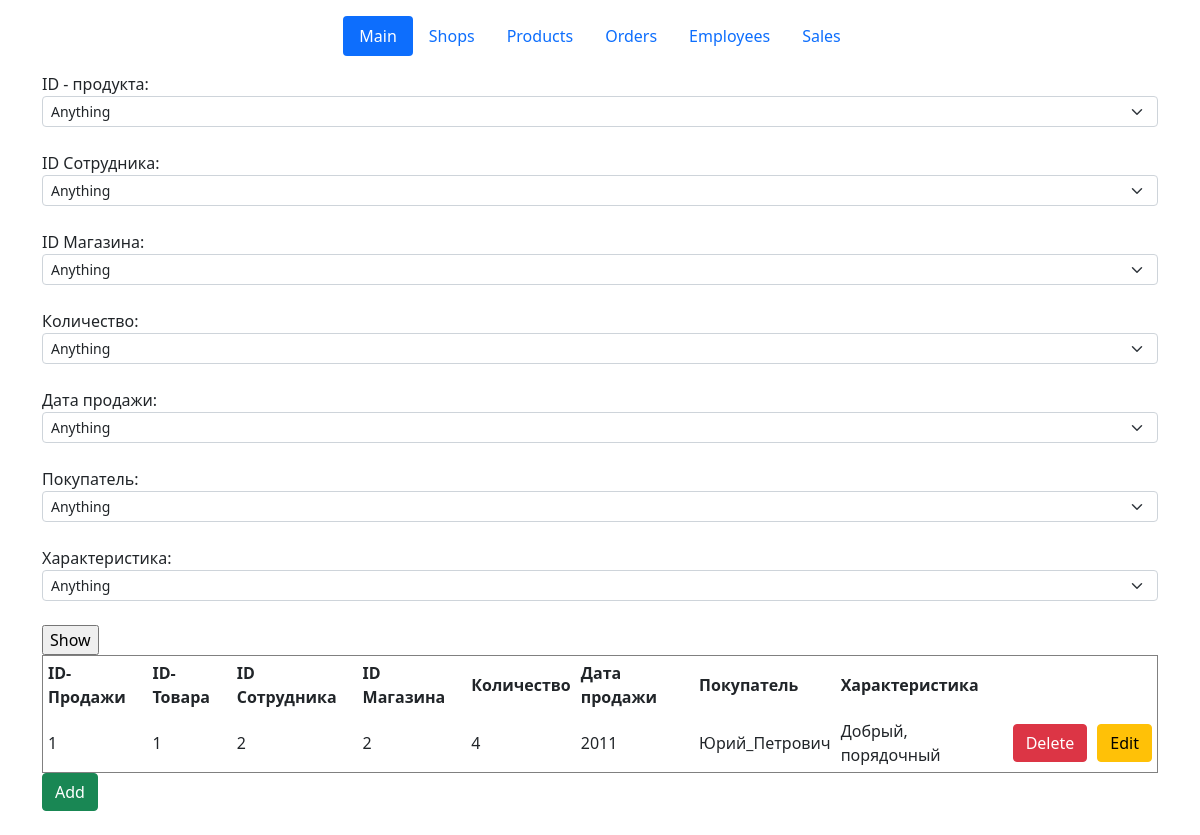
Before: /sales with the older database file.
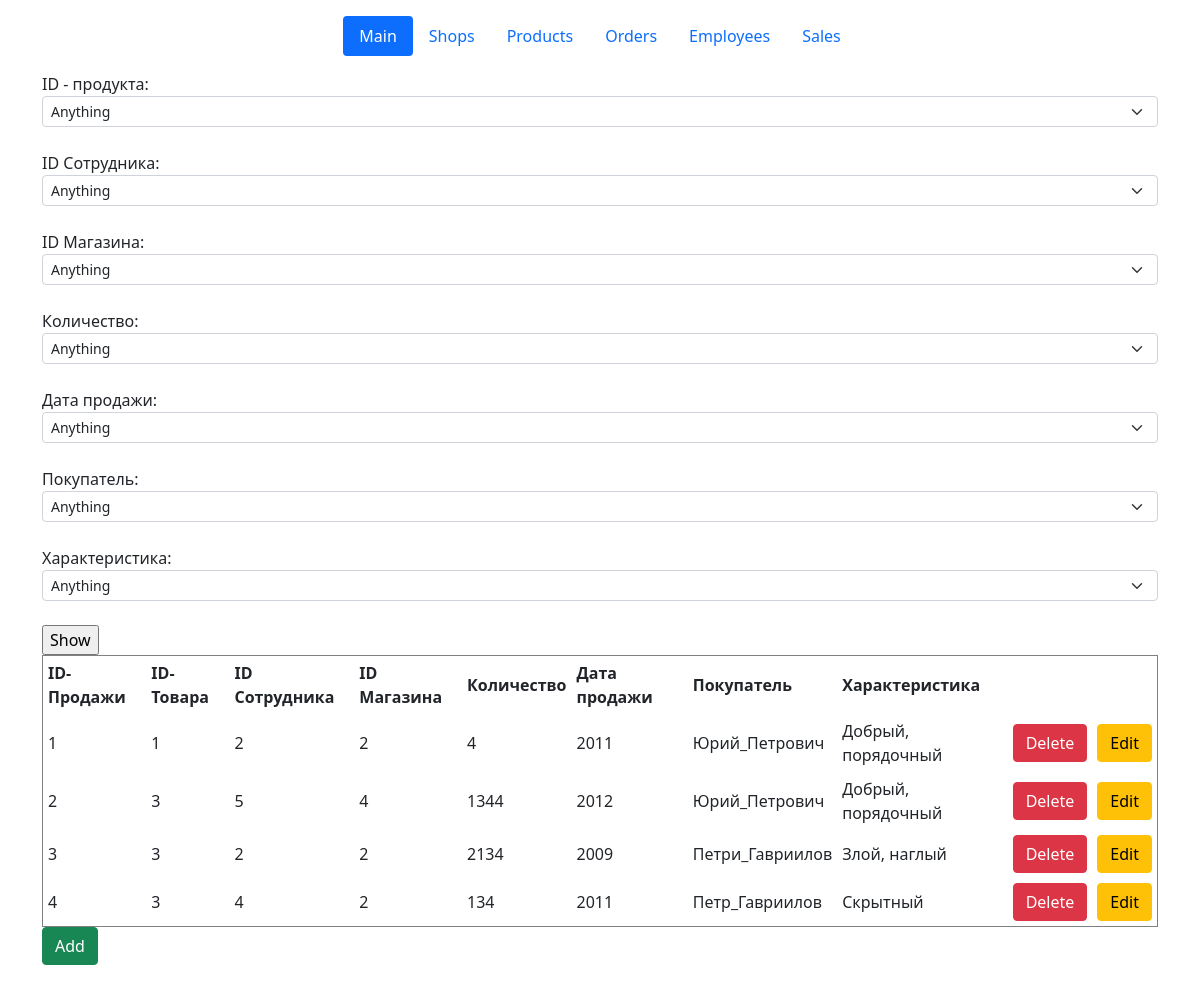
After: the same page with the newer database file.
### classes_file.py (models this page shows, shortened)
class Sales(db.Model):
    id_sale = db.Column(db.Integer, primary_key=True)
    id_product = db.Column(db.Integer, nullable=False)
    id_employee = db.Column(db.Integer, nullable=False)
    id_shop = db.Column(db.Integer, nullable=False)
    amount_sale = db.Column(db.Integer, nullable=False)
    date_sale = db.Column(db.Integer, nullable=False)
    name_buyer = db.Column(db.String(30), nullable=False)
    text_buyer = db.Column(db.Text, nullable=False)

### sales.py (the view)
@app.route('/sales')
def sales():
    if "action" in request.args:
        if request.args["action"] == "del":  # для обратобки кнопки delete
            id_sale = request.args['id']
            sale = Sales.query.get_or_404(id_sale)
            try:
                db.session.delete(sale)
                db.session.commit()
                return redirect("/sales")
            except:
                return "При удалении записи произошла ошибка"
        elif request.args["action"] == "choice":
            id_product_lst = [request.args['id_product']]
            id_employee_lst = [request.args['id_employee']]
            id_shop_lst = [request.args['id_shop']]
            amount_sale_lst = [request.args['amount_sale']]
            date_sale_lst = [request.args['date_sale']]
            name_buyer_lst = [request.args['name_buyer']]
            text_buyer_lst = [request.args['text_buyer']]
            if request.args['id_product'] == "any":
                temp = db.session.execute(f"SELECT id_product from Sales").fetchall()
                id_product_lst = [temp[i][0] for i in range(len(temp))]
            if request.args['id_employee'] == "any":
                temp = db.session.execute(f"SELECT id_employee from Sales").fetchall()
                id_employee_lst = [temp[i][0] for i in range(len(temp))]
            if request.args['id_shop'] == "any":
                temp = db.session.execute(f"SELECT id_shop from Sales").fetchall()
                id_shop_lst = [temp[i][0] for i in range(len(temp))]
            if request.args['amount_sale'] == "any":
                temp = db.session.execute(f"SELECT amount_sale from Sales").fetchall()
                amount_sale_lst = [temp[i][0] for i in range(len(temp))]
            if request.args['date_sale'] == "any":
                temp = db.session.execute(f"SELECT date_sale from Sales").fetchall()
                date_sale_lst = [temp[i][0] for i in range(len(temp))]
            if request.args['name_buyer'] == "any":
                temp = db.session.execute(f"SELECT name_buyer from Sales").fetchall()
                name_buyer_lst = [temp[i][0] for i in range(len(temp))]
            if request.args['text_buyer'] == "any":
                temp = db.session.execute(f"SELECT text_buyer from Sales").fetchall()
                text_buyer_lst = [temp[i][0] for i in range(len(temp))]
            table = db.session.query(Sales) \
                .filter(Sales.id_product.in_(id_product_lst)) \
                .filter(Sales.id_employee.in_(id_employee_lst)) \
                .filter(Sales.id_shop.in_(id_shop_lst)) \
                .filter(Sales.amount_sale.in_(amount_sale_lst)) \
                .filter(Sales.date_sale.in_(date_sale_lst)) \
                .filter(Sales.name_buyer.in_(name_buyer_lst)) \
                .filter(Sales.text_buyer.in_(text_buyer_lst))
            return render_template("sales.html", table=table)
        else:
            return redirect("/sales")
    else:
        table = Sales.query.order_by(Sales.id_sale).all()
        return render_template("Sales.html", table=table)

### templates/sales.html (shortened to what this page needs)
{% extends 'base.html' %}
{% block body %}
<form action="/order-choice" method="POST" id="data">
    ID - продукта:
    <select name="id_product" class="form-select form-select-sm">
        <option value="any" label = "Anything">
            {% for el in table %}
        <option value={{el.id_product}}  label = {{el.id_product}}>
            {% endfor %}
    </select>
    <br>ID Сотрудника:
    <select name="id_employee" class="form-select form-select-sm">
        <option value="any" label = "Anything">
            {% for el in table %}
        <option value={{el.id_employee}}  label = {{el.id_employee}}>
            {% endfor %}
    </select>
    <br>ID Магазина:
    <select name="id_shop" class="form-select form-select-sm">
        <option value="any" label = "Anything">
            {% for el in table %}
        <option value={{el.id_shop}}  label = {{el.id_shop}}>
            {% endfor %}
    </select>
    <br>Количество:
    <select name="amount_sale" class="form-select form-select-sm">
        <option value="any" label = "Anything">
            {% for el in table %}
        <option value={{el.amount_sale}}  label = {{el.amount_sale}}>
            {% endfor %}
    </select>
    <br>Дата продажи:
    <select name="date_sale" class="form-select form-select-sm">
        <option value="any" label = "Anything">
            {% for el in table %}
        <option value={{el.date_sale}}  label = {{el.date_sale}}>
            {% endfor %}
    </select>
    <br>Покупатель:
    <select name="name_buyer" class="form-select form-select-sm">
        <option value="any" label = "Anything">
            {% for el in table %}
        <option value={{el.name_buyer}}  label = {{el.name_buyer}}>
            {% endfor %}
    </select>
    <br>Характеристика:
    <select name="text_buyer" class="form-select form-select-sm">
        <option value="any" label = "Anything">
            {% for el in table %}
        <option value={{el.text_buyer}}  label = {{el.text_buyer}}>
            {% endfor %}
    </select><br>
    <input type="submit" name="btn btn-success" value="Show"><br>
</form>
<table border="1" width="100%" cellpadding="5">
    <tr>
        <th>ID-Продажи</th>
        <th>ID-Товара</th>
        <th>ID Сотрудника</th>
        <th>ID Магазина</th>
        <th>Количество</th>
        <th>Дата продажи</th>
        <th>Покупатель</th>
        <th>Характеристика</th>
        <th></th>
        <th></th>
    </tr>
    {% for el in table %}
    <tr>
        <td>{{ el.id_sale }}</td>
        <td>{{ el.id_product }}</td>
        <td>{{ el.id_employee }}</td>
        <td>{{ el.id_shop }}</td>
        <td>{{ el.amount_sale }}</td>
        <td>{{ el.date_sale }}</td>
        <td>{{ el.name_buyer }}</td>
        <td>{{ el.text_buyer }}</td>
        <td>
            <a href="/sales?id={{el.id_sale}}&action=del" class="btn btn-danger">Delete</a>
        </td>
        <td>
            <a href="/sales/{{el.id_sale}}/edit" class="btn btn-warning">Edit</a>
        </td>
    </tr>
    {% endfor %}
</table>
<a href="/sales/create" class="btn btn-success">Add</a><br><br>
{% endblock %}

Changed rows visible on the page:
added Sales: id_sale "2", id_product "3", id_employee "5", id_shop "4", amount_sale "1344", date_sale "2012", name_buyer "Юрий_Петрович", text_buyer "Добрый, порядочный"
added Sales: id_sale "3", id_product "3", id_employee "2", id_shop "2", amount_sale "2134", date_sale "2009", name_buyer "Петри_Гавриилов", text_buyer "Злой, наглый"
added Sales: id_sale "4", id_product "3", id_employee "4", id_shop "2", amount_sale "134", date_sale "2011", name_buyer "Петр_Гавриилов", text_buyer "Скрытный"
